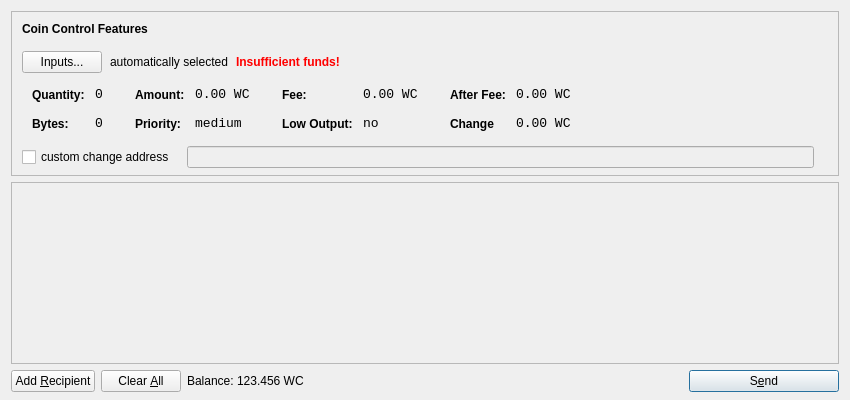
<?xml version="1.0" encoding="UTF-8"?>
<ui version="4.0">
 <class>SendCoinsDialog</class>
 <widget class="QDialog" name="SendCoinsDialog">
  <property name="geometry">
   <rect>
    <x>0</x>
    <y>0</y>
    <width>850</width>
    <height>400</height>
   </rect>
  </property>
  <property name="windowTitle">
   <string>Send Coins</string>
  </property>
  <layout class="QVBoxLayout" name="verticalLayout" stretch="0,1,0">
   <property name="bottomMargin">
    <number>8</number>
   </property>
   <item>
    <widget class="QFrame" name="frameCoinControl">
     <property name="sizePolicy">
      <sizepolicy hsizetype="Expanding" vsizetype="Expanding">
       <horstretch>0</horstretch>
       <verstretch>0</verstretch>
      </sizepolicy>
     </property>
     <property name="maximumSize">
      <size>
       <width>16777215</width>
       <height>16777215</height>
      </size>
     </property>
     <property name="frameShape">
      <enum>QFrame::StyledPanel</enum>
     </property>
     <property name="frameShadow">
      <enum>QFrame::Sunken</enum>
     </property>
     <layout class="QVBoxLayout" name="verticalLayoutCoinControl2">
      <property name="spacing">
       <number>-1</number>
      </property>
      <property name="leftMargin">
       <number>0</number>
      </property>
      <property name="topMargin">
       <number>0</number>
      </property>
      <property name="rightMargin">
       <number>0</number>
      </property>
      <property name="bottomMargin">
       <number>6</number>
      </property>
      <item>
       <layout class="QVBoxLayout" name="verticalLayoutCoinControl" stretch="0,0,0,0,1">
        <property name="spacing">
         <number>0</number>
        </property>
        <property name="leftMargin">
         <number>10</number>
        </property>
        <property name="topMargin">
         <number>10</number>
        </property>
        <item>
         <layout class="QHBoxLayout" name="horizontalLayoutCoinControl1">
          <property name="bottomMargin">
           <number>15</number>
          </property>
          <item>
           <widget class="QLabel" name="labelCoinControlFeatures">
            <property name="sizePolicy">
             <sizepolicy hsizetype="Preferred" vsizetype="Maximum">
              <horstretch>0</horstretch>
              <verstretch>0</verstretch>
             </sizepolicy>
            </property>
            <property name="font">
             <font>
              <weight>75</weight>
              <bold>true</bold>
             </font>
            </property>
            <property name="styleSheet">
             <string notr="true">font-weight:bold;</string>
            </property>
            <property name="text">
             <string>Coin Control Features</string>
            </property>
           </widget>
          </item>
         </layout>
        </item>
        <item>
         <layout class="QHBoxLayout" name="horizontalLayoutCoinControl2" stretch="0,0,0,0">
          <property name="spacing">
           <number>8</number>
          </property>
          <property name="bottomMargin">
           <number>10</number>
          </property>
          <item>
           <widget class="QPushButton" name="pushButtonCoinControl">
            <property name="styleSheet">
             <string notr="true"/>
            </property>
            <property name="text">
             <string>Inputs...</string>
            </property>
           </widget>
          </item>
          <item>
           <widget class="QLabel" name="labelCoinControlAutomaticallySelected">
            <property name="text">
             <string>automatically selected</string>
            </property>
            <property name="margin">
             <number>5</number>
            </property>
           </widget>
          </item>
          <item>
           <widget class="QLabel" name="labelCoinControlInsuffFunds">
            <property name="font">
             <font>
              <weight>75</weight>
              <bold>true</bold>
             </font>
            </property>
            <property name="styleSheet">
             <string notr="true">color:red;font-weight:bold;</string>
            </property>
            <property name="text">
             <string>Insufficient funds!</string>
            </property>
            <property name="margin">
             <number>5</number>
            </property>
           </widget>
          </item>
          <item>
           <spacer name="horizontalSpacerCoinControl">
            <property name="orientation">
             <enum>Qt::Horizontal</enum>
            </property>
            <property name="sizeHint" stdset="0">
             <size>
              <width>40</width>
              <height>1</height>
             </size>
            </property>
           </spacer>
          </item>
         </layout>
        </item>
        <item>
         <widget class="QWidget" name="widgetCoinControl" native="true">
          <property name="sizePolicy">
           <sizepolicy hsizetype="Preferred" vsizetype="Preferred">
            <horstretch>0</horstretch>
            <verstretch>0</verstretch>
           </sizepolicy>
          </property>
          <property name="minimumSize">
           <size>
            <width>0</width>
            <height>0</height>
           </size>
          </property>
          <property name="styleSheet">
           <string notr="true"/>
          </property>
          <layout class="QHBoxLayout" name="horizontalLayoutCoinControl5">
           <property name="margin">
            <number>0</number>
           </property>
           <item>
            <layout class="QHBoxLayout" name="horizontalLayoutCoinControl3" stretch="0,0,0,1">
             <property name="spacing">
              <number>20</number>
             </property>
             <property name="topMargin">
              <number>0</number>
             </property>
             <property name="bottomMargin">
              <number>10</number>
             </property>
             <item>
              <layout class="QFormLayout" name="formLayoutCoinControl1">
               <property name="horizontalSpacing">
                <number>10</number>
               </property>
               <property name="verticalSpacing">
                <number>14</number>
               </property>
               <property name="leftMargin">
                <number>10</number>
               </property>
               <property name="topMargin">
                <number>4</number>
               </property>
               <property name="rightMargin">
                <number>6</number>
               </property>
               <item row="0" column="0">
                <widget class="QLabel" name="labelCoinControlQuantityText">
                 <property name="styleSheet">
                  <string notr="true">font-weight:bold;</string>
                 </property>
                 <property name="text">
                  <string>Quantity:</string>
                 </property>
                 <property name="margin">
                  <number>0</number>
                 </property>
                </widget>
               </item>
               <item row="0" column="1">
                <widget class="QLabel" name="labelCoinControlQuantity">
                 <property name="font">
                  <font>
                   <family>Monospace</family>
                   <pointsize>10</pointsize>
                  </font>
                 </property>
                 <property name="cursor">
                  <cursorShape>IBeamCursor</cursorShape>
                 </property>
                 <property name="contextMenuPolicy">
                  <enum>Qt::ActionsContextMenu</enum>
                 </property>
                 <property name="text">
                  <string>0</string>
                 </property>
                 <property name="margin">
                  <number>0</number>
                 </property>
                 <property name="textInteractionFlags">
                  <set>Qt::LinksAccessibleByMouse|Qt::TextSelectableByKeyboard|Qt::TextSelectableByMouse</set>
                 </property>
                </widget>
               </item>
               <item row="1" column="0">
                <widget class="QLabel" name="labelCoinControlBytesText">
                 <property name="styleSheet">
                  <string notr="true">font-weight:bold;</string>
                 </property>
                 <property name="text">
                  <string>Bytes:</string>
                 </property>
                </widget>
               </item>
               <item row="1" column="1">
                <widget class="QLabel" name="labelCoinControlBytes">
                 <property name="font">
                  <font>
                   <family>Monospace</family>
                   <pointsize>10</pointsize>
                  </font>
                 </property>
                 <property name="cursor">
                  <cursorShape>IBeamCursor</cursorShape>
                 </property>
                 <property name="contextMenuPolicy">
                  <enum>Qt::ActionsContextMenu</enum>
                 </property>
                 <property name="text">
                  <string>0</string>
                 </property>
                 <property name="textInteractionFlags">
                  <set>Qt::LinksAccessibleByMouse|Qt::TextSelectableByKeyboard|Qt::TextSelectableByMouse</set>
                 </property>
                </widget>
               </item>
              </layout>
             </item>
             <item>
              <layout class="QFormLayout" name="formLayoutCoinControl2">
               <property name="horizontalSpacing">
                <number>10</number>
               </property>
               <property name="verticalSpacing">
                <number>14</number>
               </property>
               <property name="leftMargin">
                <number>6</number>
               </property>
               <property name="topMargin">
                <number>4</number>
               </property>
               <property name="rightMargin">
                <number>6</number>
               </property>
               <item row="0" column="0">
                <widget class="QLabel" name="labelCoinControlAmountText">
                 <property name="styleSheet">
                  <string notr="true">font-weight:bold;</string>
                 </property>
                 <property name="text">
                  <string>Amount:</string>
                 </property>
                 <property name="margin">
                  <number>0</number>
                 </property>
                </widget>
               </item>
               <item row="0" column="1">
                <widget class="QLabel" name="labelCoinControlAmount">
                 <property name="font">
                  <font>
                   <family>Monospace</family>
                   <pointsize>10</pointsize>
                  </font>
                 </property>
                 <property name="cursor">
                  <cursorShape>IBeamCursor</cursorShape>
                 </property>
                 <property name="contextMenuPolicy">
                  <enum>Qt::ActionsContextMenu</enum>
                 </property>
                 <property name="text">
                  <string>0.00 WC</string>
                 </property>
                 <property name="textInteractionFlags">
                  <set>Qt::LinksAccessibleByMouse|Qt::TextSelectableByKeyboard|Qt::TextSelectableByMouse</set>
                 </property>
                </widget>
               </item>
               <item row="1" column="0">
                <widget class="QLabel" name="labelCoinControlPriorityText">
                 <property name="styleSheet">
                  <string notr="true">font-weight:bold;</string>
                 </property>
                 <property name="text">
                  <string>Priority:</string>
                 </property>
                </widget>
               </item>
               <item row="1" column="1">
                <widget class="QLabel" name="labelCoinControlPriority">
                 <property name="font">
                  <font>
                   <family>Monospace</family>
                   <pointsize>10</pointsize>
                  </font>
                 </property>
                 <property name="cursor">
                  <cursorShape>IBeamCursor</cursorShape>
                 </property>
                 <property name="contextMenuPolicy">
                  <enum>Qt::ActionsContextMenu</enum>
                 </property>
                 <property name="text">
                  <string>medium</string>
                 </property>
                 <property name="textInteractionFlags">
                  <set>Qt::LinksAccessibleByMouse|Qt::TextSelectableByKeyboard|Qt::TextSelectableByMouse</set>
                 </property>
                </widget>
               </item>
              </layout>
             </item>
             <item>
              <layout class="QFormLayout" name="formLayoutCoinControl3">
               <property name="horizontalSpacing">
                <number>10</number>
               </property>
               <property name="verticalSpacing">
                <number>14</number>
               </property>
               <property name="leftMargin">
                <number>6</number>
               </property>
               <property name="topMargin">
                <number>4</number>
               </property>
               <property name="rightMargin">
                <number>6</number>
               </property>
               <item row="0" column="0">
                <widget class="QLabel" name="labelCoinControlFeeText">
                 <property name="styleSheet">
                  <string notr="true">font-weight:bold;</string>
                 </property>
                 <property name="text">
                  <string>Fee:</string>
                 </property>
                 <property name="margin">
                  <number>0</number>
                 </property>
                </widget>
               </item>
               <item row="0" column="1">
                <widget class="QLabel" name="labelCoinControlFee">
                 <property name="font">
                  <font>
                   <family>Monospace</family>
                   <pointsize>10</pointsize>
                  </font>
                 </property>
                 <property name="cursor">
                  <cursorShape>IBeamCursor</cursorShape>
                 </property>
                 <property name="contextMenuPolicy">
                  <enum>Qt::ActionsContextMenu</enum>
                 </property>
                 <property name="text">
                  <string>0.00 WC</string>
                 </property>
                 <property name="textInteractionFlags">
                  <set>Qt::LinksAccessibleByMouse|Qt::TextSelectableByKeyboard|Qt::TextSelectableByMouse</set>
                 </property>
                </widget>
               </item>
               <item row="1" column="0">
                <widget class="QLabel" name="labelCoinControlLowOutputText">
                 <property name="styleSheet">
                  <string notr="true">font-weight:bold;</string>
                 </property>
                 <property name="text">
                  <string>Low Output:</string>
                 </property>
                </widget>
               </item>
               <item row="1" column="1">
                <widget class="QLabel" name="labelCoinControlLowOutput">
                 <property name="font">
                  <font>
                   <family>Monospace</family>
                   <pointsize>10</pointsize>
                  </font>
                 </property>
                 <property name="cursor">
                  <cursorShape>IBeamCursor</cursorShape>
                 </property>
                 <property name="contextMenuPolicy">
                  <enum>Qt::ActionsContextMenu</enum>
                 </property>
                 <property name="text">
                  <string>no</string>
                 </property>
                 <property name="textInteractionFlags">
                  <set>Qt::LinksAccessibleByMouse|Qt::TextSelectableByKeyboard|Qt::TextSelectableByMouse</set>
                 </property>
                </widget>
               </item>
              </layout>
             </item>
             <item>
              <layout class="QFormLayout" name="formLayoutCoinControl4">
               <property name="horizontalSpacing">
                <number>10</number>
               </property>
               <property name="verticalSpacing">
                <number>14</number>
               </property>
               <property name="leftMargin">
                <number>6</number>
               </property>
               <property name="topMargin">
                <number>4</number>
               </property>
               <property name="rightMargin">
                <number>6</number>
               </property>
               <item row="0" column="0">
                <widget class="QLabel" name="labelCoinControlAfterFeeText">
                 <property name="styleSheet">
                  <string notr="true">font-weight:bold;</string>
                 </property>
                 <property name="text">
                  <string>After Fee:</string>
                 </property>
                 <property name="margin">
                  <number>0</number>
                 </property>
                </widget>
               </item>
               <item row="0" column="1">
                <widget class="QLabel" name="labelCoinControlAfterFee">
                 <property name="font">
                  <font>
                   <family>Monospace</family>
                   <pointsize>10</pointsize>
                  </font>
                 </property>
                 <property name="cursor">
                  <cursorShape>IBeamCursor</cursorShape>
                 </property>
                 <property name="contextMenuPolicy">
                  <enum>Qt::ActionsContextMenu</enum>
                 </property>
                 <property name="text">
                  <string>0.00 WC</string>
                 </property>
                 <property name="textInteractionFlags">
                  <set>Qt::LinksAccessibleByMouse|Qt::TextSelectableByKeyboard|Qt::TextSelectableByMouse</set>
                 </property>
                </widget>
               </item>
               <item row="1" column="0">
                <widget class="QLabel" name="labelCoinControlChangeText">
                 <property name="styleSheet">
                  <string notr="true">font-weight:bold;</string>
                 </property>
                 <property name="text">
                  <string>Change</string>
                 </property>
                </widget>
               </item>
               <item row="1" column="1">
                <widget class="QLabel" name="labelCoinControlChange">
                 <property name="font">
                  <font>
                   <family>Monospace</family>
                   <pointsize>10</pointsize>
                  </font>
                 </property>
                 <property name="cursor">
                  <cursorShape>IBeamCursor</cursorShape>
                 </property>
                 <property name="contextMenuPolicy">
                  <enum>Qt::ActionsContextMenu</enum>
                 </property>
                 <property name="text">
                  <string>0.00 WC</string>
                 </property>
                 <property name="textInteractionFlags">
                  <set>Qt::LinksAccessibleByMouse|Qt::TextSelectableByKeyboard|Qt::TextSelectableByMouse</set>
                 </property>
                </widget>
               </item>
              </layout>
             </item>
            </layout>
           </item>
          </layout>
         </widget>
        </item>
        <item>
         <layout class="QHBoxLayout" name="horizontalLayoutCoinControl4" stretch="0,0,0">
          <property name="spacing">
           <number>12</number>
          </property>
          <property name="sizeConstraint">
           <enum>QLayout::SetDefaultConstraint</enum>
          </property>
          <property name="topMargin">
           <number>5</number>
          </property>
          <property name="rightMargin">
           <number>5</number>
          </property>
          <item>
           <widget class="QCheckBox" name="checkBoxCoinControlChange">
            <property name="text">
             <string>custom change address</string>
            </property>
           </widget>
          </item>
          <item>
           <widget class="QLineEdit" name="lineEditCoinControlChange">
            <property name="enabled">
             <bool>false</bool>
            </property>
            <property name="sizePolicy">
             <sizepolicy hsizetype="Expanding" vsizetype="Fixed">
              <horstretch>0</horstretch>
              <verstretch>0</verstretch>
             </sizepolicy>
            </property>
           </widget>
          </item>
          <item>
           <widget class="QLabel" name="labelCoinControlChangeLabel">
            <property name="sizePolicy">
             <sizepolicy hsizetype="Preferred" vsizetype="Expanding">
              <horstretch>0</horstretch>
              <verstretch>0</verstretch>
             </sizepolicy>
            </property>
            <property name="minimumSize">
             <size>
              <width>0</width>
              <height>0</height>
             </size>
            </property>
            <property name="text">
             <string/>
            </property>
            <property name="margin">
             <number>3</number>
            </property>
           </widget>
          </item>
         </layout>
        </item>
        <item>
         <spacer name="verticalSpacerCoinControl">
          <property name="orientation">
           <enum>Qt::Vertical</enum>
          </property>
          <property name="sizeHint" stdset="0">
           <size>
            <width>800</width>
            <height>1</height>
           </size>
          </property>
         </spacer>
        </item>
       </layout>
      </item>
     </layout>
    </widget>
   </item>
   <item>
    <widget class="QScrollArea" name="scrollArea">
     <property name="widgetResizable">
      <bool>true</bool>
     </property>
     <widget class="QWidget" name="scrollAreaWidgetContents">
      <property name="geometry">
       <rect>
        <x>0</x>
        <y>0</y>
        <width>830</width>
        <height>165</height>
       </rect>
      </property>
      <layout class="QVBoxLayout" name="verticalLayout_2">
       <property name="margin">
        <number>0</number>
       </property>
       <item>
        <layout class="QVBoxLayout" name="entries">
         <property name="spacing">
          <number>6</number>
         </property>
        </layout>
       </item>
       <item>
        <spacer name="verticalSpacer">
         <property name="orientation">
          <enum>Qt::Vertical</enum>
         </property>
         <property name="sizeHint" stdset="0">
          <size>
           <width>20</width>
           <height>40</height>
          </size>
         </property>
        </spacer>
       </item>
      </layout>
     </widget>
    </widget>
   </item>
   <item>
    <layout class="QHBoxLayout" name="horizontalLayout">
     <item>
      <widget class="QPushButton" name="addButton">
       <property name="toolTip">
        <string>Send to multiple recipients at once</string>
       </property>
       <property name="text">
        <string>Add &amp;Recipient</string>
       </property>
       <property name="icon">
        <iconset resource="../bitcoin.qrc">
         <normaloff>:/icons/add</normaloff>:/icons/add</iconset>
       </property>
       <property name="autoDefault">
        <bool>false</bool>
       </property>
      </widget>
     </item>
     <item>
      <widget class="QPushButton" name="clearButton">
       <property name="sizePolicy">
        <sizepolicy hsizetype="Minimum" vsizetype="Fixed">
         <horstretch>0</horstretch>
         <verstretch>0</verstretch>
        </sizepolicy>
       </property>
       <property name="toolTip">
        <string>Remove all transaction fields</string>
       </property>
       <property name="text">
        <string>Clear &amp;All</string>
       </property>
       <property name="icon">
        <iconset resource="../bitcoin.qrc">
         <normaloff>:/icons/remove</normaloff>:/icons/remove</iconset>
       </property>
       <property name="autoRepeatDelay">
        <number>300</number>
       </property>
       <property name="autoDefault">
        <bool>false</bool>
       </property>
      </widget>
     </item>
     <item>
      <layout class="QHBoxLayout" name="horizontalLayout_2">
       <property name="spacing">
        <number>3</number>
       </property>
       <item>
        <widget class="QLabel" name="label">
         <property name="sizePolicy">
          <sizepolicy hsizetype="Preferred" vsizetype="Fixed">
           <horstretch>0</horstretch>
           <verstretch>0</verstretch>
          </sizepolicy>
         </property>
         <property name="text">
          <string>Balance:</string>
         </property>
        </widget>
       </item>
       <item>
        <widget class="QLabel" name="labelBalance">
         <property name="sizePolicy">
          <sizepolicy hsizetype="Preferred" vsizetype="Fixed">
           <horstretch>0</horstretch>
           <verstretch>0</verstretch>
          </sizepolicy>
         </property>
         <property name="cursor">
          <cursorShape>IBeamCursor</cursorShape>
         </property>
         <property name="text">
          <string>123.456 WC</string>
         </property>
         <property name="textInteractionFlags">
          <set>Qt::LinksAccessibleByMouse|Qt::TextSelectableByKeyboard|Qt::TextSelectableByMouse</set>
         </property>
        </widget>
       </item>
      </layout>
     </item>
     <item>
      <spacer name="horizontalSpacer">
       <property name="orientation">
        <enum>Qt::Horizontal</enum>
       </property>
       <property name="sizeHint" stdset="0">
        <size>
         <width>40</width>
         <height>20</height>
        </size>
       </property>
      </spacer>
     </item>
     <item>
      <widget class="QPushButton" name="sendButton">
       <property name="minimumSize">
        <size>
         <width>150</width>
         <height>0</height>
        </size>
       </property>
       <property name="toolTip">
        <string>Confirm the send action</string>
       </property>
       <property name="text">
        <string>S&amp;end</string>
       </property>
       <property name="icon">
        <iconset resource="../bitcoin.qrc">
         <normaloff>:/icons/send</normaloff>:/icons/send</iconset>
       </property>
       <property name="default">
        <bool>true</bool>
       </property>
      </widget>
     </item>
    </layout>
   </item>
  </layout>
 </widget>
 <resources>
  <include location="../bitcoin.qrc"/>
 </resources>
 <connections/>
</ui>
